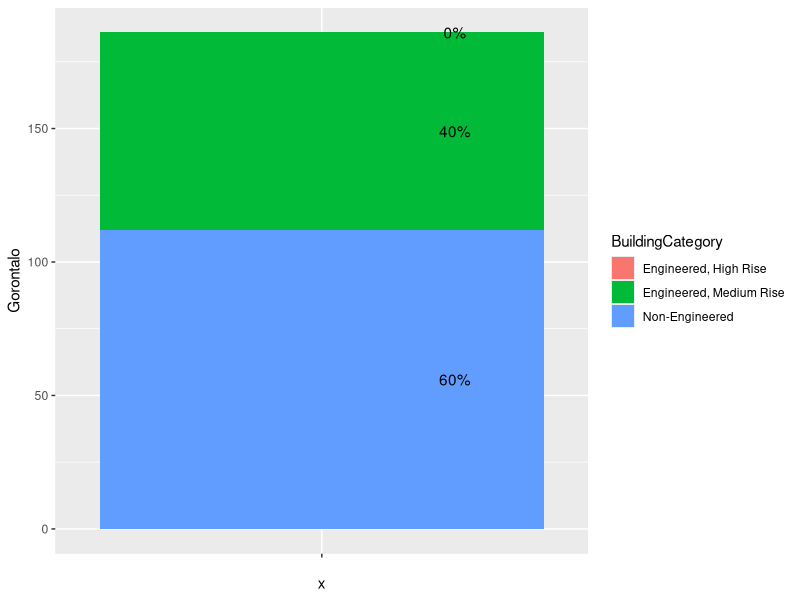
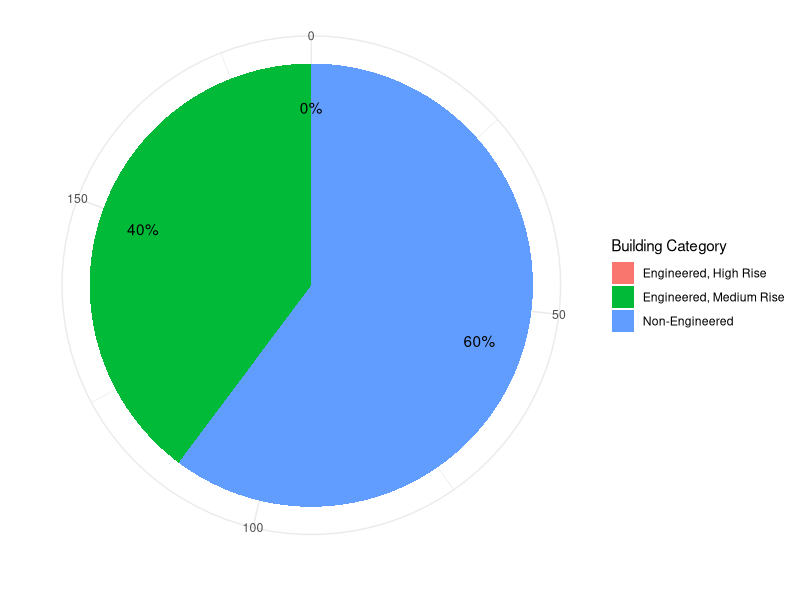
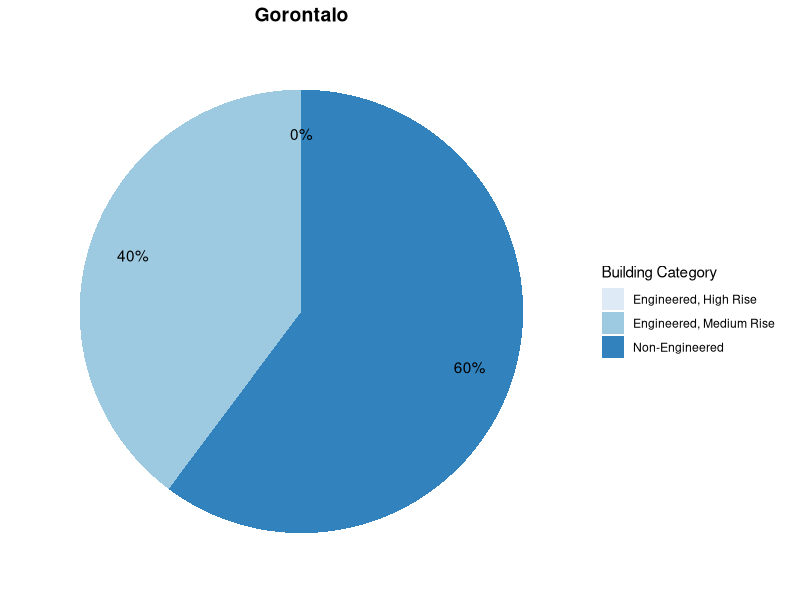

Write R code to recreate these figures, in order. (Note: this script raises an error after producing the figures.)
library(tidyverse)
library(ggrepel)
library(scales)
library(egg)

#Read Building Composition Cilegon
BC_Gorontalo <- read_csv("Building Composition - Gorontalo.csv")
#bar chart
bp_Gorontalo <- ggplot(BC_Gorontalo, aes(x = "", y = Gorontalo, fill = BuildingCategory))+
  geom_col(position = 'stack', width = 1)+
  geom_text(aes(label = percent(Percentage), x = 1.3),
            position = position_stack(vjust = 0.5))
bp_Gorontalo
#pie chart
pie_Gorontalo <- bp_Gorontalo + coord_polar(theta = "y") +
  labs(
       fill = "Building Category") +
  xlab("") +
  ylab("")+
  theme_bw()+
  theme_minimal()
pie_Gorontalo
#create blank theme
blank_theme <- theme_minimal()+
  theme(
    axis.title.x = element_blank(),
    axis.title.y = element_blank(),
    panel.border = element_blank(),
    panel.grid=element_blank(),
    axis.ticks = element_blank(),
    plot.title=element_text(size=14, face="bold")
  )
#palette
pie2_Gorontalo <- pie_Gorontalo + scale_fill_brewer(palette = "Blues") + 
  theme(axis.text = element_blank()) +
  blank_theme +
  ggtitle("Gorontalo")+
  theme(axis.text.x = element_blank(),
        legend.position = "right", legend.direction = "vertical",
        plot.title = element_text(hjust = 0.5))
pie2_Gorontalo
#saving plot
ggsave("Figure2_Gorontalo.pdf",
       plot = pie2_Cilegon,
       width = 15,
       height = 10,
       units = "in")
